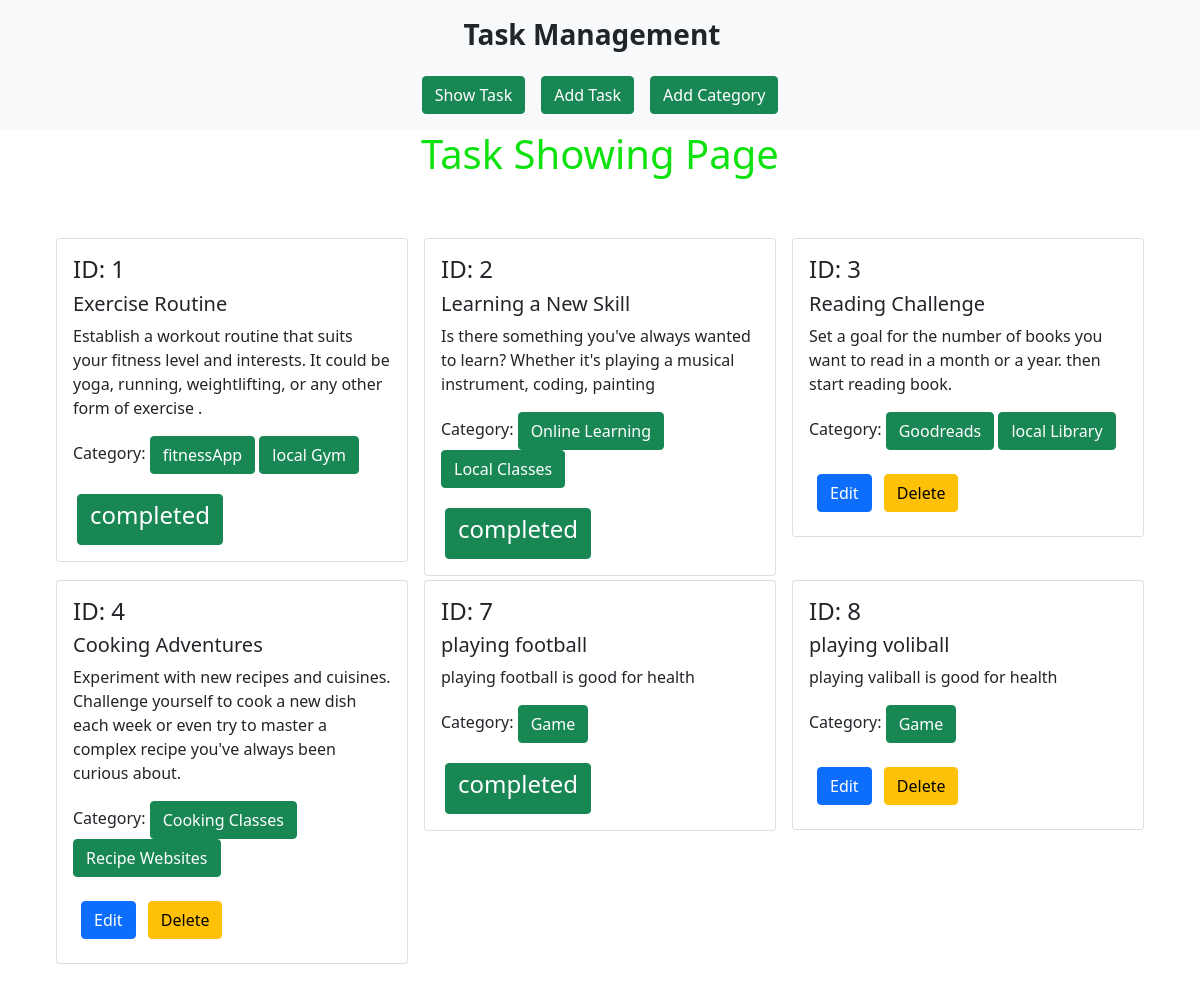
The page / on the database its author committed.
### tasks/models.py (models this page shows, shortened)
class MyTask(models.Model):
    task_title = models.CharField(max_length=20)
    task_description = models.TextField(max_length=200)
    is_complete = models.BooleanField(default=False)
    task_assign_date = models.DateField()
    task_category = models.ManyToManyField(MyCategory)

### categorys/models.py (models this page shows, shortened)
class MyCategory(models.Model):
    category_name = models.CharField(max_length=15)

### Task_Management_system/views.py (the view)
# urls.py: path('', views.add_show, name='show_page'),
def add_show(request):
    data = MyTask.objects.all()
    return render(request,'index.html', {'data': data})

### templates/index.html (shortened to what this page needs)
{% extends 'base.html' %}
{% load crispy_forms_tags %}
{% block content %}
<h1 class="d-flex justify-content-center " style="color: rgb(14, 226, 14);">Task Showing Page</h1>
<div class=" h-50 d-flex flex-wrap justify-content-center px-5 pt-5 mb-4">
    {% for i in data %}
    <div class="col-sm-4 mt-1">
        <div class="card mx-2">
          <div class="card-body">
            <h4>ID: {{i.id}}</h4>
            <h5 class="card-title">{{i.task_title}}</h5>
            <p class="card-text">{{i.task_description}}</p>
            <p>Category:
                {% for j in i.task_category.all%}
                <button class="btn btn-success">{{j.category_name}}</button>
                {% endfor %}
            </p>
            {% if i.is_complete == True %}
                <button class="btn btn-success mx-1 mt-1"><h4>completed</h4></button>
            {%else%}
                <a href="{% url 'edit_task' i.id %}"class="btn btn-primary m-2">Edit</a>
                <a href="{% url 'delete_task' i.id %}"class="btn btn-warning">Delete</a>
            {% endif %}
          </div>
        </div>
    </div>
    {% endfor %}
</div>
{% endblock %}

### templates/base.html (shortened to what this page needs)
<!doctype html>
<html lang="en">
  <head>
    <link href="https://cdn.jsdelivr.net/npm/bootstrap@5.0.2/dist/css/bootstrap.min.css" rel="stylesheet">
  </head>
  <body>
    <div>
      <nav class="navbar navbar-expand-lg navbar-light bg-light">
  <div class="container-fluid d-flex flex-column align-items-center"> <a class="navbar-brand text-dark fw-bold fs-3 mb-2" href="#">Task Management</a>
    <div class="collapse navbar-collapse justify-content-center" id="navbarNav"> <ul class="navbar-nav align-items-center">
        <li class="nav-item">
          <a class="btn btn-success m-2 text-white" href="{% url 'show_page' %}">Show Task</a>
        </li>
        <li class="nav-item">
          <a class="btn btn-success m-2 text-white" href="{% url 'add_task' %}">Add Task</a>
        </li>
        <li class="nav-item">
          <a class="btn btn-success m-2 text-white" href="{% url 'add_category' %}">Add Category</a>
        </li>
      </ul>
    </div>
  </div>
</nav>
    </div>
     {% block content %}
     {% endblock %}
  </body>
</html>

### rows shown on the page
MyTask: id "1", task_title "Exercise Routine", task_description "Establish a workout routine that suits your fitness level and interests. It could be yoga, running, weightlifting, or any other form of exercise .", is_complete "completed"
MyCategory: category_name "fitnessApp"
MyCategory: category_name "local Gym"
MyTask: id "2", task_title "Learning a New Skill", task_description "Is there something you've always wanted to learn? Whether it's playing a musical instrument, coding, painting", is_complete "completed"
MyCategory: category_name "Online Learning"
MyCategory: category_name "Local Classes"
MyTask: id "3", task_title "Reading Challenge", task_description "Set a goal for the number of books you want to read in a month or a year. then start reading book.", is_complete "Edit"
MyCategory: category_name "Goodreads"
MyCategory: category_name "local Library"
MyTask: id "4", task_title "Cooking Adventures", task_description "Experiment with new recipes and cuisines. Challenge yourself to cook a new dish each week or even try to master a complex recipe you've always been curious about.", is_complete "Edit"
MyCategory: category_name "Cooking Classes"
MyCategory: category_name "Recipe Websites"
MyTask: id "7", task_title "playing football", task_description "playing football is good for health", is_complete "completed"
MyCategory: category_name "Game"
MyTask: id "8", task_title "playing voliball", task_description "playing valiball is good for health", is_complete "Edit"
